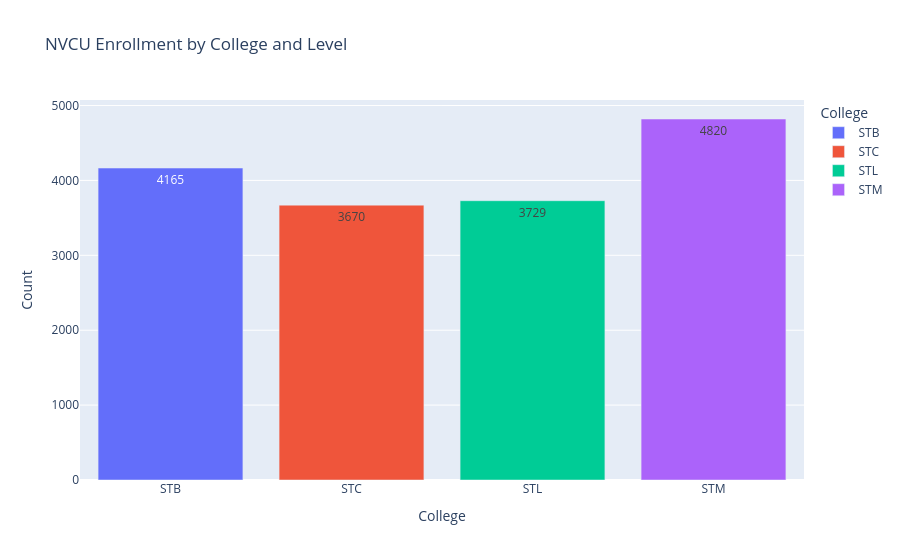

Notebook source saved alongside this figure:
### Code cell
fig_simple_enrollment = px.bar(df_enrollment_by_college, 
       x = 'College', y = 'Count', color = 'College',
      barmode = 'relative',
      text_auto = '.0f',
      title = 'NVCU Enrollment by College and Level')
fig_simple_enrollment

### Figure 1 — Plotly figure (JSON) as saved in the notebook; plotly's stock layout.template omitted (floating-point values rounded to 4 significant figures)
{"data": [{"alignmentgroup": "True", "hovertemplate": "College=%{x}<br>Count=%{y}<extra></extra>", "legendgroup": "STB", "marker": {"color": "#636efa", "pattern": {"shape": ""}}, "name": "STB", "offsetgroup": "STB", "orientation": "v", "showlegend": true, "textposition": "auto", "texttemplate": "%{y:.0f}", "type": "bar", "x": ["STB"], "xaxis": "x", "y": [4165], "yaxis": "y"}, {"alignmentgroup": "True", "hovertemplate": "College=%{x}<br>Count=%{y}<extra></extra>", "legendgroup": "STC", "marker": {"color": "#EF553B", "pattern": {"shape": ""}}, "name": "STC", "offsetgroup": "STC", "orientation": "v", "showlegend": true, "textposition": "auto", "texttemplate": "%{y:.0f}", "type": "bar", "x": ["STC"], "xaxis": "x", "y": [3670], "yaxis": "y"}, {"alignmentgroup": "True", "hovertemplate": "College=%{x}<br>Count=%{y}<extra></extra>", "legendgroup": "STL", "marker": {"color": "#00cc96", "pattern": {"shape": ""}}, "name": "STL", "offsetgroup": "STL", "orientation": "v", "showlegend": true, "textposition": "auto", "texttemplate": "%{y:.0f}", "type": "bar", "x": ["STL"], "xaxis": "x", "y": [3729], "yaxis": "y"}, {"alignmentgroup": "True", "hovertemplate": "College=%{x}<br>Count=%{y}<extra></extra>", "legendgroup": "STM", "marker": {"color": "#ab63fa", "pattern": {"shape": ""}}, "name": "STM", "offsetgroup": "STM", "orientation": "v", "showlegend": true, "textposition": "auto", "texttemplate": "%{y:.0f}", "type": "bar", "x": ["STM"], "xaxis": "x", "y": [4820], "yaxis": "y"}], "layout": {"autosize": true, "barmode": "relative", "legend": {"title": {"text": "College"}, "tracegroupgap": 0}, "title": {"text": "NVCU Enrollment by College and Level"}, "xaxis": {"anchor": "y", "autorange": true, "categoryarray": ["STB", "STC", "STL", "STM"], "categoryorder": "array", "domain": [0, 1], "range": [-0.5, 3.5], "title": {"text": "College"}, "type": "category"}, "yaxis": {"anchor": "x", "autorange": true, "domain": [0, 1], "range": [0, 5074.0], "title": {"text": "Count"}, "type": "linear"}}}
